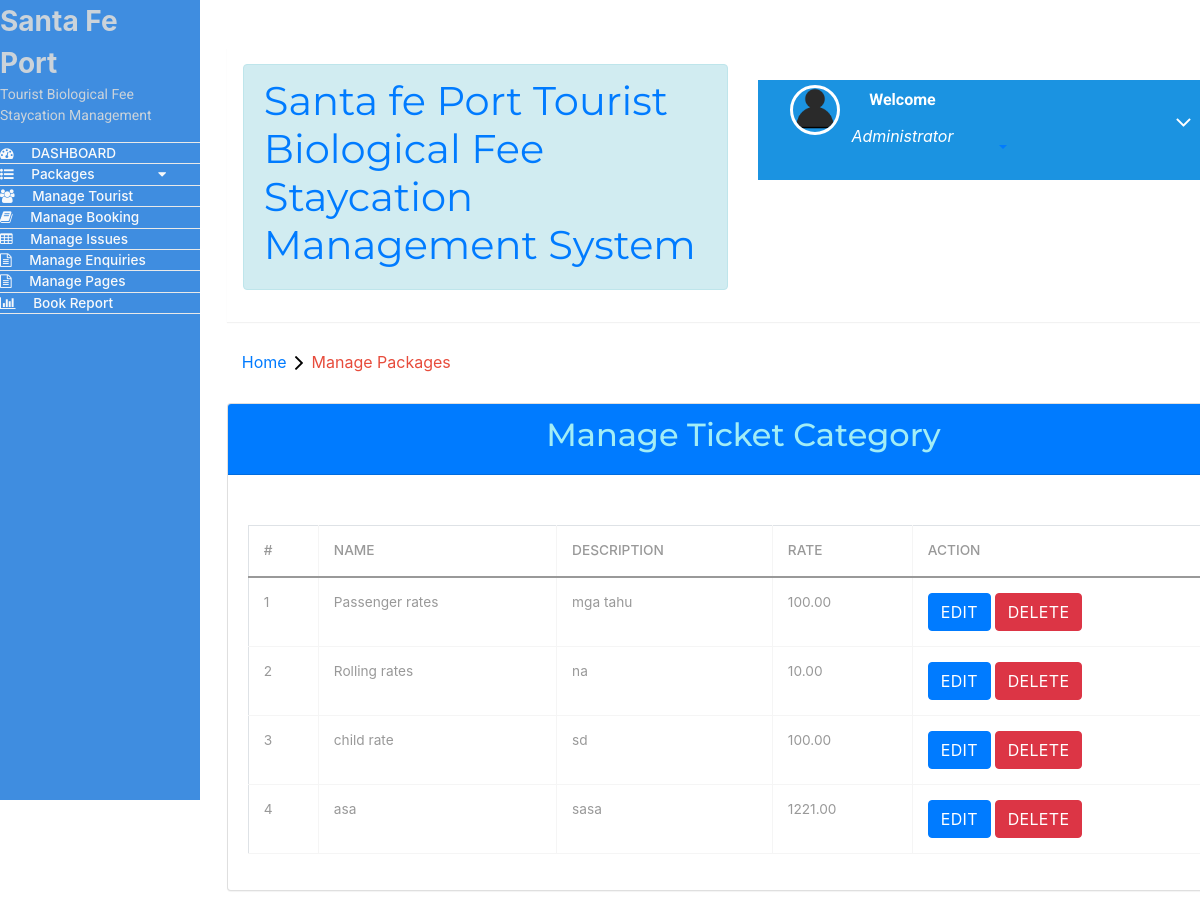
The app's page /admin/mange_ticket_category.php (signed in), older data.
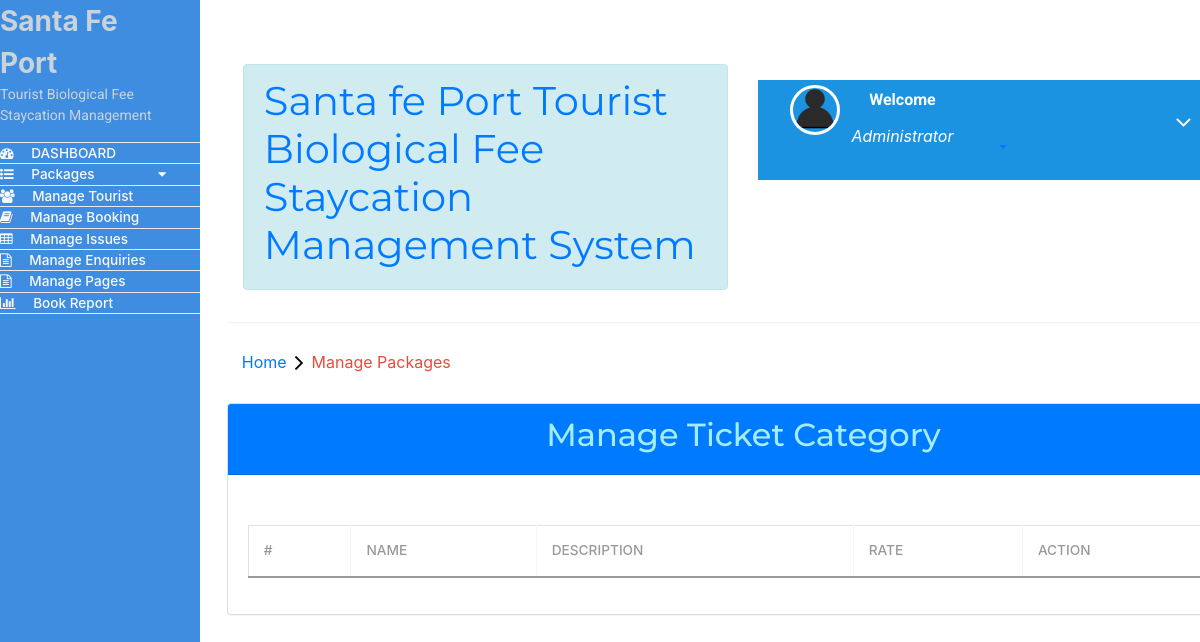
The same page, newer data.
### tables this page shows
CREATE TABLE `ticket_category` (
  `id` int(11) NOT NULL,
  `name` varchar(100) NOT NULL,
  `description` text DEFAULT NULL,
  `rate` decimal(10,2) NOT NULL,
  `isActive` tinyint(1) NOT NULL DEFAULT 1
);

### admin/mange_ticket_category.php (the view, shortened to what this page needs)
<?php session_start();
include ('includes/config.php');
if (strlen($_SESSION['alogin']) == 0) {
    header('location:index.php');
} else {
    $sql = "SELECT * FROM ticket_Category";
    $query = $dbh->prepare($sql);
    $query->execute();
    $results = $query->fetchAll(PDO::FETCH_OBJ);
    ?>
    <!DOCTYPE HTML>
    <html>
    <head>
        <link href="css/bootstrap.min.css" rel='stylesheet' type='text/css' />
        <link href="css/style.css" rel='stylesheet' type='text/css' />
        <link rel="stylesheet" href="css/morris.css" type="text/css" />
        <link href="css/font-awesome.css" rel="stylesheet">
        <link rel="stylesheet" type="text/css" href="css/table-style.css" />
        <link rel="stylesheet" type="text/css" href="css/basictable.css" />
        <link href="https://cdn.jsdelivr.net/npm/bootstrap@5.0.2/dist/css/bootstrap.min.css" rel="stylesheet"
>
        <link rel="stylesheet" href="https://maxcdn.bootstrapcdn.com/bootstrap/4.5.2/css/bootstrap.min.css">
        <link rel="stylesheet" href="css/icon-font.min.css" type='text/css' />
    </head>
    <body>
        <div class="page-container">
            <div class="left-content">
                <div class="mother-grid-inner">
                    <?php include ('includes/header.php'); ?>
                </div>
                <ol class="breadcrumb">
                    <li class="breadcrumb-item"><a href="index.html">Home</a><i class="fa fa-angle-right"></i>Manage
                        Packages</li>
                </ol>
                <div class="agile-grids">
                    <div class="card">
                        <div class="card-header text-center bg-primary">
                            <h2>Manage Ticket Category</h2>
                        </div>
                        <div class="card-body">
                            <table class="table table-bordered">
                                <thead>
                                    <tr>
                                        <th>#</th>
                                        <th>Name</th>
                                        <th>Description</th>
                                        <th>Rate</th>
                                        <th>Action</th>
                                    </tr>
                                </thead>
                                <tbody>
                                    <?php
                                    $cnt = 1;
                                    if ($query->rowCount() > 0) {
                                        foreach ($results as $result) {
                                            ?>
                                            <tr>
                                                <td><?php echo htmlentities($cnt); ?></td>
                                                <td><?php echo htmlentities($result->name); ?></td>
                                                <td><?php echo htmlentities($result->description); ?></td>
                                                <td><?php echo htmlentities($result->rate); ?></td>
                                                <td>
                                                    <a href="update_category.php?id=<?php echo htmlentities($result->id); ?>"
                                                        class="btn btn-primary">Edit</a>
                                                    <button class="btn btn-danger"
                                                        onclick="confirmDelete(<?php echo $result->id; ?>)">Delete</button>
                                                </td>
                                            </tr>
                                            <?php
                                            $cnt++;
                                        }
                                    }
                                    ?>
                                </tbody>
                            </table>
                        </div>
                    </div>
                    <?php include ('includes/footer.php'); ?>
            <?php include ('includes/sidebarmenu.php'); ?>
    </body>
    </html>
<?php } ?>

### admin/includes/header.php (shortened to what this page needs)
<div class="header-main mt-5 dont-print">
	<div class="row">
		<div class="col-6">
			<div class="alert alert-info">
				<h1><a href="dashboard.php">Santa fe Port Tourist Biological Fee Staycation Management System</a></h1>
			</div>
		</div>
		<div class="col-6">
			<div class="">
				<div class="profile_details mt-3">
					<ul>
						<li class="dropdown profile_details_drop">
							<a href="#" class="dropdown-toggle" data-toggle="dropdown" aria-expanded="false">
								<div class="profile_img">
									<span class="prfil-img"><img src="images/User-icon.png" alt=""> </span>
									<div class="user-name">
										<p>Welcome</p>
										<span>Administrator</span>
									</div>
									<i class="fa fa-angle-down"></i>
									<div class="clearfix"></div>
								</div>
							</a>
						</li>
					</ul>
				</div>
			</div>
		</div>
	</div>
</div>

### admin/includes/footer.php (shortened to what this page needs)
</div>
</div>
</div>

### admin/includes/sidebarmenu.php (shortened to what this page needs)
<?php
	$active_li = "bg-light";
	$active_a = "text-dark";
	$url = implode(explode("/santafeport.com", $_SERVER['REQUEST_URI']));
?>
<aside class="col-lg-2 col-10 p-0 d-lg-block d-none" style="height: 100vh; background: #3f8de0;">
	<ul class="nav w-100">
		<li class="nav-item w-100 d-flex align-items-center justify-content-between">
			<a href="dashboard.php" class="nav-link text-light fs-3 fw-bold">
			Santa Fe Port
				<p class="fw-normal" style="font-size: 14px;">Tourist Biological Fee Staycation Management</p>
			</a>
		</li>
		<li class="nav-item w-100 <?= $url == "/admin/dashboard.php" ? $active_li : '' ?>">
			<a href="dashboard.php" class="nav-link <?= $url == "/admin/dashboard.php" ? $active_a : 'text-light' ?>"><i class="fa fa-tachometer"></i> DASHBOARD</a>
		</li>
		<li class="nav-item w-100 <?= $url == "/admin/create-package.php" || str_contains($url, "update-package.php") || str_contains($url, "change-image.php") || $url == "/admin/manage-packages.php" ? $active_li : '' ?>">
			<a href="#" class="nav-link <?= $url == "/admin/create-package.php" || str_contains($url, "update-package.php") || str_contains($url, "change-image.php") || $url == "/admin/manage-packages.php" ? $active_a : 'text-light' ?> d-flex justify-content-between align-items-center" data-bs-toggle="collapse" data-bs-target="#package-link"><span><i class="fa fa-list-ul"></i> Packages </span> <i class="fa fa-caret-down"></i></a>
		</li>
		<li class="nav-item w-100 <?= str_contains($url, "/admin/manage-users.php") || str_contains($url, "/admin/user-bookings.php") ? $active_li : '' ?>">
			<a href="manage-users.php" class="nav-link <?= str_contains($url, "/admin/manage-users.php") || str_contains($url, "/admin/user-bookings.php") ? $active_a : 'text-light' ?>"><i class="fa fa-users"></i> Manage Tourist</a>
		</li>
		<li class="nav-item w-100 <?= str_contains($url, "/admin/manage-bookings.php") ? $active_li : '' ?>">
			<a href="manage-bookings.php" class="nav-link <?= str_contains($url, "/admin/manage-bookings.php") ? $active_a : 'text-light' ?>"><i class="fa fa-book"></i> Manage Booking</a>
		</li>
		<li class="nav-item w-100 <?= $url == "/admin/manageissues.php" ? $active_li : '' ?>">
			<a href="manageissues.php" class="nav-link <?= $url == "/admin/manageissues.php" ? $active_a : 'text-light' ?>"><i class="fa fa-table"></i> Manage Issues</a>
		</li>
		<li class="nav-item w-100 <?= $url == "/admin/manage-enquires.php" ? $active_li : '' ?>">
			<a href="manage-enquires.php" class="nav-link  <?= $url == "/admin/manage-enquires.php" ? $active_a : 'text-light' ?>"><i class="fa fa-file-text-o"></i> Manage Enquiries</a>
		</li>
		<li class="nav-item w-100  <?= str_contains($url, "/admin/manage-pages.php") ? $active_li : '' ?>">
			<a href="manage-pages.php" class="nav-link <?= str_contains($url, "/admin/manage-pages.php") ? $active_a : 'text-light' ?>"><i class="fa fa-file-text-o"></i> Manage
			Pages</a>
		</li>
		<li class="nav-item w-100 <?= $url == "/admin/book-report.php" ? $active_li : '' ?>">
			<a href="book-report.php" class="nav-link <?= $url == "/admin/book-report.php" ? $active_a : 'text-light' ?>"><i class="fa fa-bar-chart"></i> Book Report</a>
		</li>
	</ul>
</aside>

### admin/css/table-style.css (style rules this page uses)
table { background: white; border-collapse: collapse; margin: 1.25em 0 0; width: 100%; }
table tr, table th, table td { border: none; border-bottom: 1px solid #e8e8e8; font-size: .95em; }
table th, table td { padding: 10px 12px; text-align: left; }
table th { background: #e74c3c; color: #fff; text-transform: uppercase; }
table { width: 100%; }
.table { margin: 30px 0; border-collapse: collapse; border-spacing: 0; empty-cells: show; border: 1px solid #e0e0e0; }
.table td, .table th { border-left: 1px solid #e0e0e0; border-width: 0 0 0 1px; font-size: inherit; margin: 0; overflow: visible; padding: 0.5em 1em; font-weight: normal; }
.table td:first-child, .table th:first-child { border-left-width: 0; }
.table thead, .table tfoot { background-color: #f05050; color: #fff; text-align: left; vertical-align: bottom; }
.table thead td, .table tfoot td, .table thead th, .table tfoot th { border-color: #fff; }
table tr td { background: #f3faff; color: #424242; }
table tr:nth-of-type(2n+2) td { background: #ffffff; }
.table td { background-color: transparent; }

### admin/includes/header.php (style rules this page uses)
a { text-decoration: none !important; }
.col-6 { background-color: white !important; }
.profile_details { width: 100% !important; }

Row changes from the older to the newer data that the page shows:
removed ticket_category: name "Passenger rates", description "mga tahu", rate "100.00"
removed ticket_category: name "Rolling rates", description "na", rate "10.00"
removed ticket_category: name "child rate", description "sd", rate "100.00"
removed ticket_category: name "asa", description "sasa", rate "1221.00"
